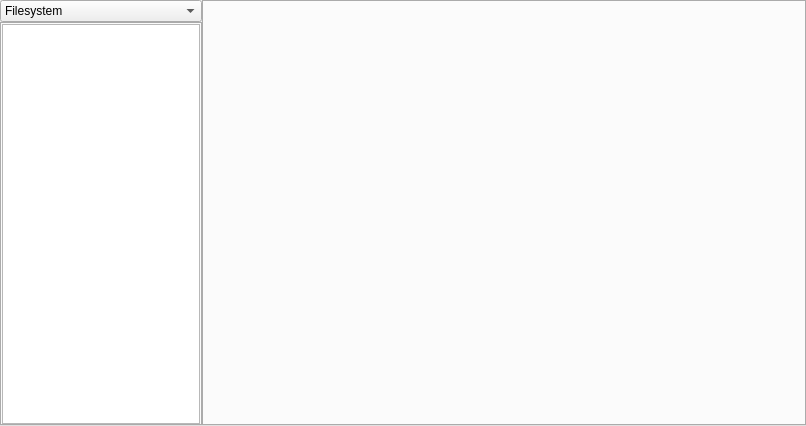
<?xml version="1.0" encoding="UTF-8"?>
<ui version="4.0">
 <class>Edit</class>
 <widget class="QWidget" name="Edit">
  <property name="geometry">
   <rect>
    <x>0</x>
    <y>0</y>
    <width>806</width>
    <height>426</height>
   </rect>
  </property>
  <property name="windowTitle">
   <string>Form</string>
  </property>
  <layout class="QHBoxLayout" name="horizontalLayout" stretch="1,3">
   <property name="spacing">
    <number>0</number>
   </property>
   <property name="leftMargin">
    <number>0</number>
   </property>
   <property name="topMargin">
    <number>0</number>
   </property>
   <property name="rightMargin">
    <number>0</number>
   </property>
   <property name="bottomMargin">
    <number>0</number>
   </property>
   <item>
    <layout class="QVBoxLayout" name="verticalLayout">
     <property name="spacing">
      <number>0</number>
     </property>
     <property name="leftMargin">
      <number>0</number>
     </property>
     <property name="topMargin">
      <number>0</number>
     </property>
     <property name="rightMargin">
      <number>0</number>
     </property>
     <property name="bottomMargin">
      <number>0</number>
     </property>
     <item>
      <widget class="QComboBox" name="treeSelection">
       <property name="frame">
        <bool>true</bool>
       </property>
       <item>
        <property name="text">
         <string>Filesystem</string>
        </property>
       </item>
       <item>
        <property name="text">
         <string>Projects</string>
        </property>
       </item>
       <item>
        <property name="text">
         <string>Modules</string>
        </property>
       </item>
      </widget>
     </item>
     <item>
      <widget class="QTabWidget" name="tabbedTree">
       <property name="styleSheet">
        <string notr="true">QTabBar::tab { height: 0px;  }</string>
       </property>
       <widget class="QWidget" name="tabFilesystem">
        <attribute name="title">
         <string>Filesystem</string>
        </attribute>
        <layout class="QVBoxLayout" name="verticalLayout_2">
         <property name="spacing">
          <number>0</number>
         </property>
         <property name="leftMargin">
          <number>0</number>
         </property>
         <property name="topMargin">
          <number>0</number>
         </property>
         <property name="rightMargin">
          <number>0</number>
         </property>
         <property name="bottomMargin">
          <number>0</number>
         </property>
         <item>
          <widget class="QTreeView" name="filesView">
           <property name="rootIsDecorated">
            <bool>true</bool>
           </property>
           <attribute name="headerVisible">
            <bool>false</bool>
           </attribute>
          </widget>
         </item>
        </layout>
       </widget>
       <widget class="QWidget" name="tabProjects">
        <attribute name="title">
         <string>Project</string>
        </attribute>
        <layout class="QVBoxLayout" name="verticalLayout_3">
         <property name="spacing">
          <number>0</number>
         </property>
         <property name="leftMargin">
          <number>0</number>
         </property>
         <property name="topMargin">
          <number>0</number>
         </property>
         <property name="rightMargin">
          <number>0</number>
         </property>
         <property name="bottomMargin">
          <number>0</number>
         </property>
         <item>
          <widget class="QTreeView" name="projectsView">
           <property name="rootIsDecorated">
            <bool>true</bool>
           </property>
           <attribute name="headerVisible">
            <bool>false</bool>
           </attribute>
          </widget>
         </item>
        </layout>
       </widget>
       <widget class="QWidget" name="tabModules">
        <attribute name="title">
         <string>Modules</string>
        </attribute>
        <layout class="QVBoxLayout" name="verticalLayout_4">
         <property name="spacing">
          <number>0</number>
         </property>
         <property name="leftMargin">
          <number>0</number>
         </property>
         <property name="topMargin">
          <number>0</number>
         </property>
         <property name="rightMargin">
          <number>0</number>
         </property>
         <property name="bottomMargin">
          <number>0</number>
         </property>
         <item>
          <widget class="QTreeView" name="modulesView">
           <property name="rootIsDecorated">
            <bool>true</bool>
           </property>
           <attribute name="headerVisible">
            <bool>false</bool>
           </attribute>
          </widget>
         </item>
        </layout>
       </widget>
      </widget>
     </item>
    </layout>
   </item>
   <item>
    <widget class="QTabWidget" name="tabbedEditor">
     <property name="styleSheet">
      <string notr="true">QTabBar::tab { height: 25px; }</string>
     </property>
     <property name="tabsClosable">
      <bool>true</bool>
     </property>
    </widget>
   </item>
  </layout>
 </widget>
 <resources/>
 <connections/>
</ui>
